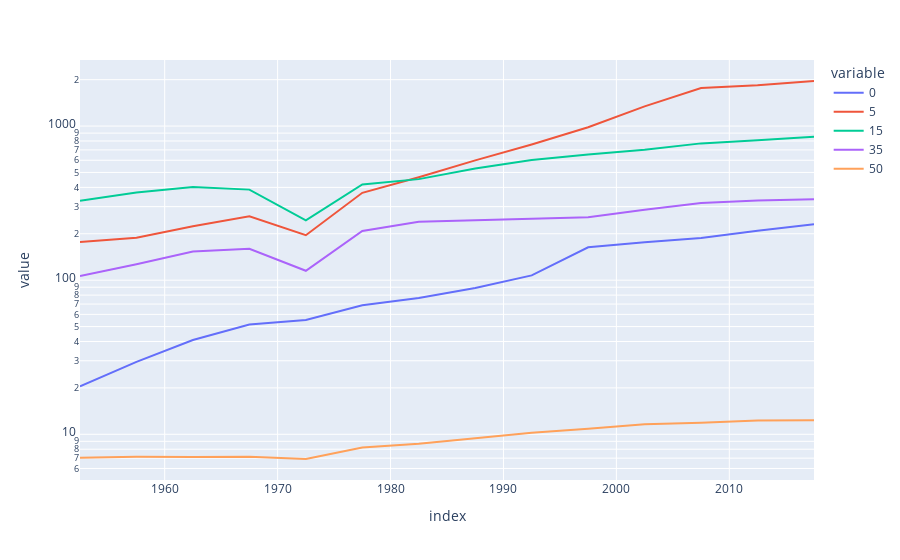

Source (notebook cell):
### Markdown cell above
### Death rate

### Code cell
# Currently used in model:
death_rates_from_db = get_death_rates_by_agegroup(modelled_age_groups, "VNM")
death_rates_df = pd.DataFrame(death_rates_from_db[0], index=death_rates_from_db[1])
life_exp_at_age_df = 1.0 / death_rates_df
death_rates_df.plot()
life_exp_at_age_df.plot(log_y=True)

### Figure 1 — Plotly figure (JSON) as saved in the notebook; plotly's stock layout.template omitted (floating-point values rounded to 4 significant figures)
{"data": [{"hovertemplate": "variable=0<br>index=%{x}<br>value=%{y}<extra></extra>", "legendgroup": "0", "line": {"color": "#636efa", "dash": "solid"}, "marker": {"symbol": "circle"}, "mode": "lines", "name": "0", "orientation": "v", "showlegend": true, "type": "scatter", "x": [1952.0, 1958.0, 1962.0, 1968.0, 1972.0, 1978.0, 1982.0, 1988.0, 1992.0, 1998.0, 2002.0, 2008.0, 2012.0, 2018.0], "xaxis": "x", "y": [20.44, 29.48, 40.93, 51.52, 55.1, 68.8, 76.71, 88.86, 107.4, 163.4, 176.1, 187.5, 209.0, 230.7], "yaxis": "y"}, {"hovertemplate": "variable=5<br>index=%{x}<br>value=%{y}<extra></extra>", "legendgroup": "5", "line": {"color": "#EF553B", "dash": "solid"}, "marker": {"symbol": "circle"}, "mode": "lines", "name": "5", "orientation": "v", "showlegend": true, "type": "scatter", "x": [1952.0, 1958.0, 1962.0, 1968.0, 1972.0, 1978.0, 1982.0, 1988.0, 1992.0, 1998.0, 2002.0, 2008.0, 2012.0, 2018.0], "xaxis": "x", "y": [176.8, 188.8, 223.9, 260.0, 195.8, 368.8, 465.7, 599.1, 759.6, 982.1, 1343.0, 1767.0, 1838.0, 1961.0], "yaxis": "y"}, {"hovertemplate": "variable=15<br>index=%{x}<br>value=%{y}<extra></extra>", "legendgroup": "15", "line": {"color": "#00cc96", "dash": "solid"}, "marker": {"symbol": "circle"}, "mode": "lines", "name": "15", "orientation": "v", "showlegend": true, "type": "scatter", "x": [1952.0, 1958.0, 1962.0, 1968.0, 1972.0, 1978.0, 1982.0, 1988.0, 1992.0, 1998.0, 2002.0, 2008.0, 2012.0, 2018.0], "xaxis": "x", "y": [327.7, 370.3, 401.6, 386.9, 244.6, 417.9, 452.5, 530.4, 603.1, 654.6, 700.7, 772.0, 809.3, 852.5], "yaxis": "y"}, {"hovertemplate": "variable=35<br>index=%{x}<br>value=%{y}<extra></extra>", "legendgroup": "35", "line": {"color": "#ab63fa", "dash": "solid"}, "marker": {"symbol": "circle"}, "mode": "lines", "name": "35", "orientation": "v", "showlegend": true, "type": "scatter", "x": [1952.0, 1958.0, 1962.0, 1968.0, 1972.0, 1978.0, 1982.0, 1988.0, 1992.0, 1998.0, 2002.0, 2008.0, 2012.0, 2018.0], "xaxis": "x", "y": [106.5, 126.7, 153.4, 159.7, 115.1, 208.7, 239.3, 244.3, 248.1, 255.9, 286.6, 316.9, 328.9, 335.5], "yaxis": "y"}, {"hovertemplate": "variable=50<br>index=%{x}<br>value=%{y}<extra></extra>", "legendgroup": "50", "line": {"color": "#FFA15A", "dash": "solid"}, "marker": {"symbol": "circle"}, "mode": "lines", "name": "50", "orientation": "v", "showlegend": true, "type": "scatter", "x": [1952.0, 1958.0, 1962.0, 1968.0, 1972.0, 1978.0, 1982.0, 1988.0, 1992.0, 1998.0, 2002.0, 2008.0, 2012.0, 2018.0], "xaxis": "x", "y": [7.056, 7.14, 7.117, 7.147, 6.913, 8.197, 8.697, 9.417, 10.23, 10.88, 11.62, 11.86, 12.3, 12.33], "yaxis": "y"}], "layout": {"legend": {"title": {"text": "variable"}, "tracegroupgap": 0}, "margin": {"t": 60}, "xaxis": {"anchor": "y", "domain": [0, 1], "title": {"text": "index"}}, "yaxis": {"anchor": "x", "domain": [0, 1], "title": {"text": "value"}, "type": "log"}}}
